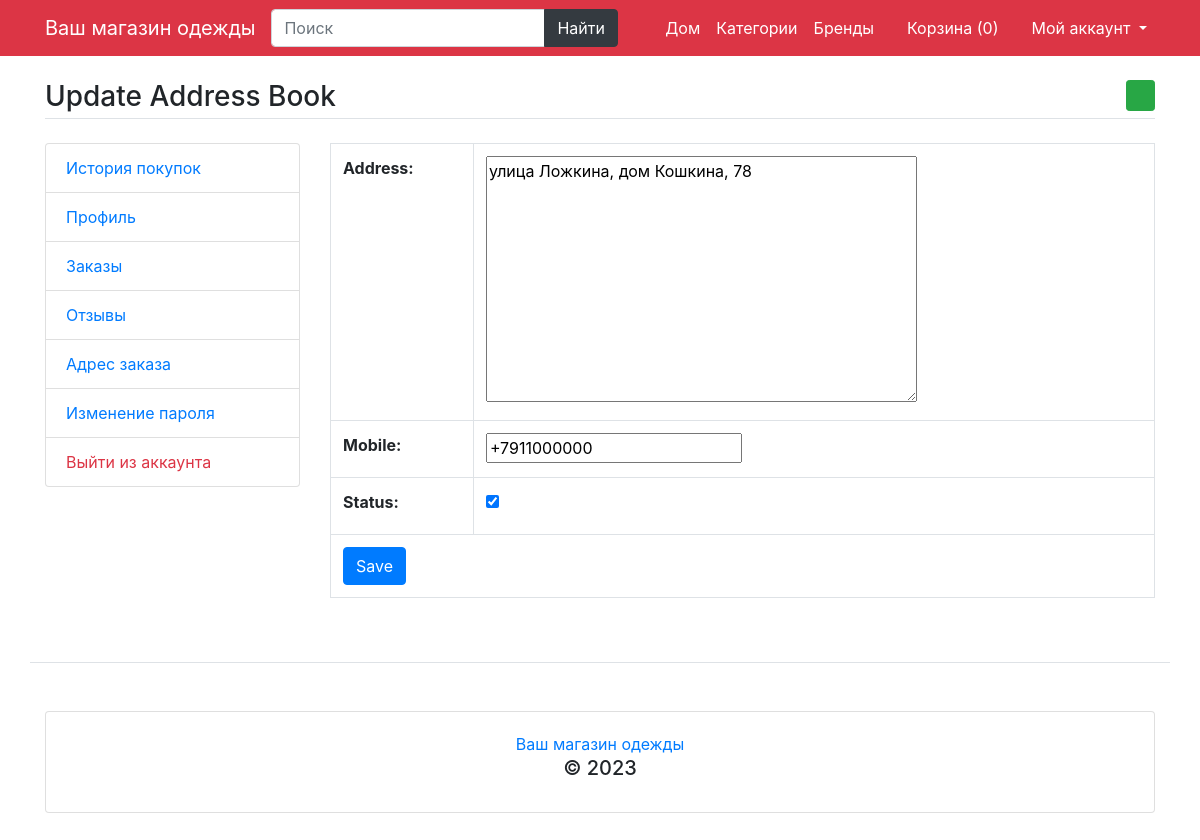
Screenshot of /update-address/3 with the database file from the repository.
### main/models.py (models this page shows)
class UserAddressBook(models.Model):
    user = models.ForeignKey(User, on_delete=models.CASCADE)
    mobile = models.CharField(max_length=50, null=True)
    address = models.TextField()
    status = models.BooleanField(default=False)
    class Meta:
        verbose_name_plural = 'AddressBook'

### main/views.py (the view, shortened to what this page needs)
# urls.py: path('update-address/<int:id>', views.update_address, name='update-address'),
def update_address(request, id):
    address = UserAddressBook.objects.get(pk=id)
    msg = None
    form = AddressBookForm(instance=address)
    return render(request, 'user/update-address.html', {'form': form, 'msg': msg})

### main/forms.py
class AddressBookForm(forms.ModelForm):
    class Meta:
        model = UserAddressBook
        fields = ('address', 'mobile', 'status')

### main/template_context.py (called while the page is built)
def get_filters(request):
    cats = Product.objects.distinct().values('category__title', 'category__id')
    brands = Product.objects.distinct().values('brand__title', 'brand__id')
    colors = ProductAttribute.objects.distinct().values('color__title', 'color__id', 'color__color_code')
    sizes = ProductAttribute.objects.distinct().values('size__title', 'size__id')
    minMaxPrice = Product.objects.aggregate(Min('price'), Max('price'))
    data = {
        'cats': cats,
        'brands': brands,
        'colors': colors,
        'sizes': sizes,
        'minMaxPrice': minMaxPrice,
    }
    return data

### main/templates/user/update-address.html (shortened to what this page needs)
{% extends 'base.html' %}
{% load static %}
{% block content %}
<main class="container my-4">
	<h3 class="my-4 border-bottom pb-1">Update Address Book <a href="{% url 'add-address' %}" class="float-right btn btn-sm btn-success"><i class="fa fa-plus"></i></a></h3>
	<div class="row">
		<div class="col-md-3">
			{% include 'user/user-sidebar.html' %}
		</div>
		<div class="col-md-9">
			<table class="table table-bordered">
				<form method="post">
					{{form.as_table}}
					<tr>
						<td colspan="2">
							<input type="submit" value="Save" class="btn btn-primary" />
						</td>
					</tr>
				</form>
			</table>
		</div>
	</div>
</main>
{% endblock %}

### rows the page displays
UserAddressBook: address "улица Ложкина, дом Кошкина, 78", mobile "+7911000000", status "☑"

### other values shown
{{ request.session.cartdata|length }} "0"
